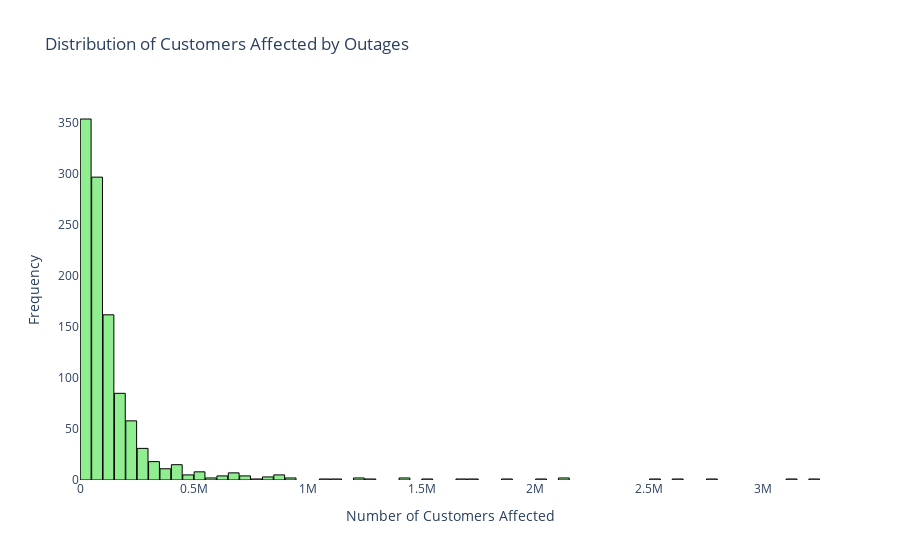

The code cell stored with this chart in its notebook:
### Markdown cell above
The right-skewed shape of the outage duration histogram indicates that there are fewer occurrences of longer outage durations compared to shorter ones. This suggests that the majority of outages tend to be shorter in duration, with only a small proportion of outages lasting for an extended period.

### Code cell
outages1['CUSTOMERS.AFFECTED'] = outages1['CUSTOMERS.AFFECTED'].astype(float)
fig = go.Figure()

# Add histogram trace
fig.add_trace(go.Histogram(x=outages1['CUSTOMERS.AFFECTED'], marker_color='lightgreen', 
                            marker_line_color='black', marker_line_width=1))

# Update layout
fig.update_layout(
    title="Distribution of Customers Affected by Outages",
    xaxis_title="Number of Customers Affected",
    yaxis_title="Frequency",
    bargap=0.05,  # gap between bars of adjacent location coordinates
    plot_bgcolor='rgba(0,0,0,0)'  # transparent background
)
fig.show()
# Save the plot as HTML to a file
fig.write_html('assets/Distribution-Customers_Affected.html', include_plotlyjs='cdn')

### Figure 1 — Plotly figure (JSON) as saved in the notebook; plotly's stock layout.template omitted (floating-point values rounded to 4 significant figures; data arrays with more than 128 entries replaced by an {"elided": "..."} marker saying what was removed)
{"data": [{"marker": {"color": "lightgreen", "line": {"color": "black", "width": 1}}, "type": "histogram", "x": {"elided": "1534 int values"}}], "layout": {"bargap": 0.05, "plot_bgcolor": "rgba(0,0,0,0)", "title": {"text": "Distribution of Customers Affected by Outages"}, "xaxis": {"title": {"text": "Number of Customers Affected"}}, "yaxis": {"title": {"text": "Frequency"}}}}
